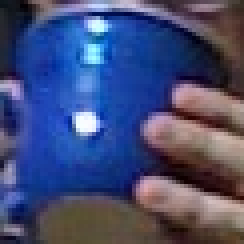
//> input picture Resources/BlueCup.jpg, 61 x 61 px (shown 4 times larger)
$ ./main ../../Resources/BlueCup.jpg   (built with g++ and OpenCV 4)
//> lines starting //> are read from the running program, lines starting //| are printed output that depends on the picture; after the words box and inside, x2 and y2 are one past the last pixel; in counts of white or black regions, pixels touching at a corner belong together
//
//  main.cpp
//  PerspectiveTransform
//
//  Created by chenjie on 2020/6/25.
//  Copyright © 2020 chenjie. All rights reserved.
//

#include <iostream>
#include <opencv2/highgui.hpp>
#include <opencv2/imgproc.hpp>

int main(int argc, const char * argv[]) {
    if (argc != 2) {
        std::cout << "Perspective Warp\nUsage: " << argv[0] << " <imagename>\n" << std::endl;
        return -1;
    }

    // 读取图像
    cv::Mat src = cv::imread(argv[1], cv::IMREAD_COLOR);
//> src is the input picture: 61 rows x 61 cols, CV_8UC3; mean B, G, R 117.6, 76.4, 68
    if (src.empty()) {
        std::cout << "Can not load " << argv[1] << std::endl;
        return -1;
    }

    // 定义旋转之前图像轮廓顶点坐标
    cv::Point2f srcQuad[] = {
        cv::Point2f(0, 0),                   // src 左上
        cv::Point2f(src.cols - 1, 0),          // src 右上
        cv::Point2f(src.cols - 1, src.rows - 1), // src 右下
        cv::Point2f(0, src.rows - 1)           // src 左下
    };
    // 定义旋转之后图像轮廓顶点坐标
    cv::Point2f dstQuad[] = {
        cv::Point2f(src.cols * 0.05f, src.rows * 0.33f),
        cv::Point2f(src.cols * 0.9f, src.rows * 0.25f),
        cv::Point2f(src.cols * 0.8f, src.rows * 0.9f),
        cv::Point2f(src.cols * 0.2f, src.rows * 0.7f)
    };

    // 计算投影矩阵
    cv::Mat warp_mat = cv::getPerspectiveTransform(srcQuad, dstQuad);
    cv::Mat dst;
    // 应用投影变换
    cv::warpPerspective(src, dst, warp_mat, src.size(), cv::INTER_LINEAR,
                        cv::BORDER_CONSTANT, cv::Scalar());
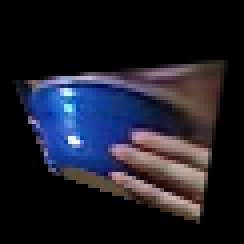
//> dst: 61 rows x 61 cols, CV_8UC3 (shown 4 times larger); mean B, G, R 40.6, 29, 28.7

    // 在仿射变换处理后的图像上目标顶点上绘制圆形
    for (int i = 0; i < 4; i++) {
        cv::circle(dst, dstQuad[i], 5, cv::Scalar(255, 0, 255), -1, cv::LINE_AA);
    }
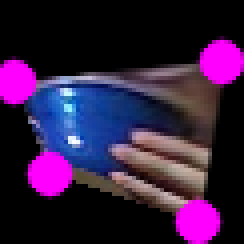
//> dst: 61 rows x 61 cols, CV_8UC3 (shown 4 times larger); 12.66% of pixels changed, all inside (x1, y1, x2, y2) = (0, 9, 61, 61)

    // 显示图像
    cv::imshow("Perspective Transform Test", dst);
    // 挂起程序直至用户输入任意键
    cv::waitKey();

    return 0;
}

$ run again, on Resources/HandOutdoorColor.jpg
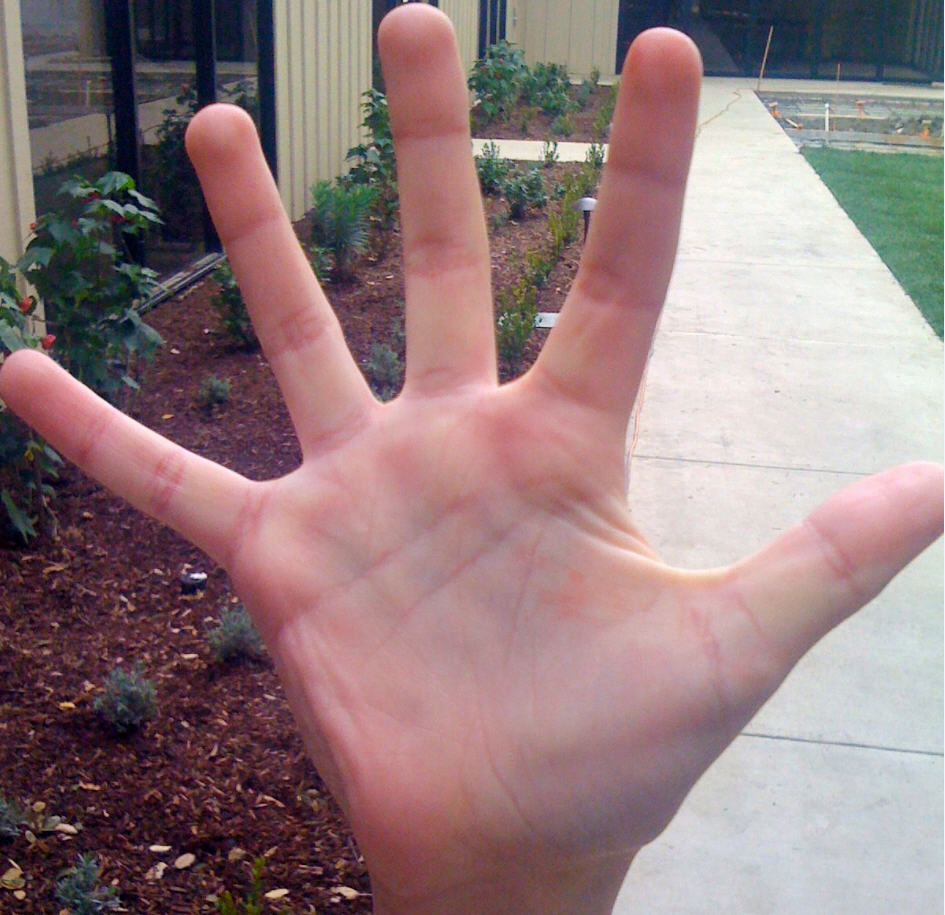
//> input picture Resources/HandOutdoorColor.jpg, 945 x 915 px
//> src is the input picture: 915 rows x 945 cols, CV_8UC3; mean B, G, R 125.6, 123.8, 146.8
//> `cv::warpPerspective(src, dst, warp_mat, src.size(), cv::INTER_LINEAR, ..`:
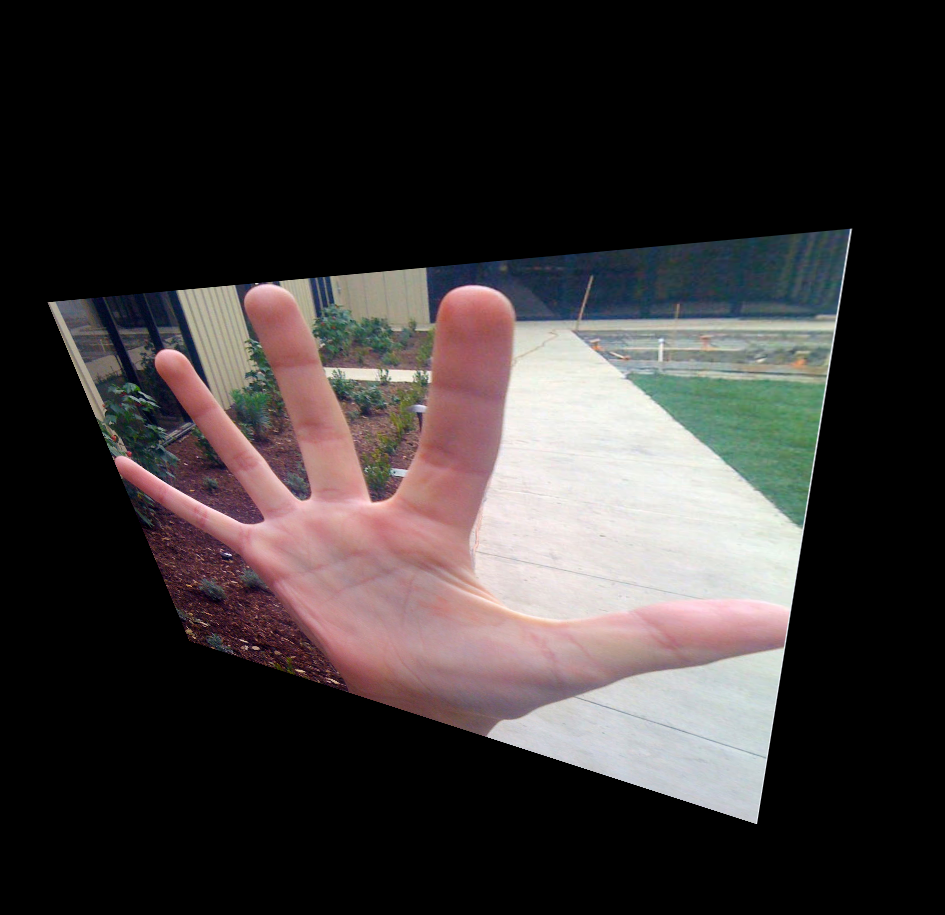
//> dst: 915 rows x 945 cols, CV_8UC3; mean B, G, R 52.8, 52.9, 57.9
//> after the loop `for (int i = 0; i < 4; i++)`:
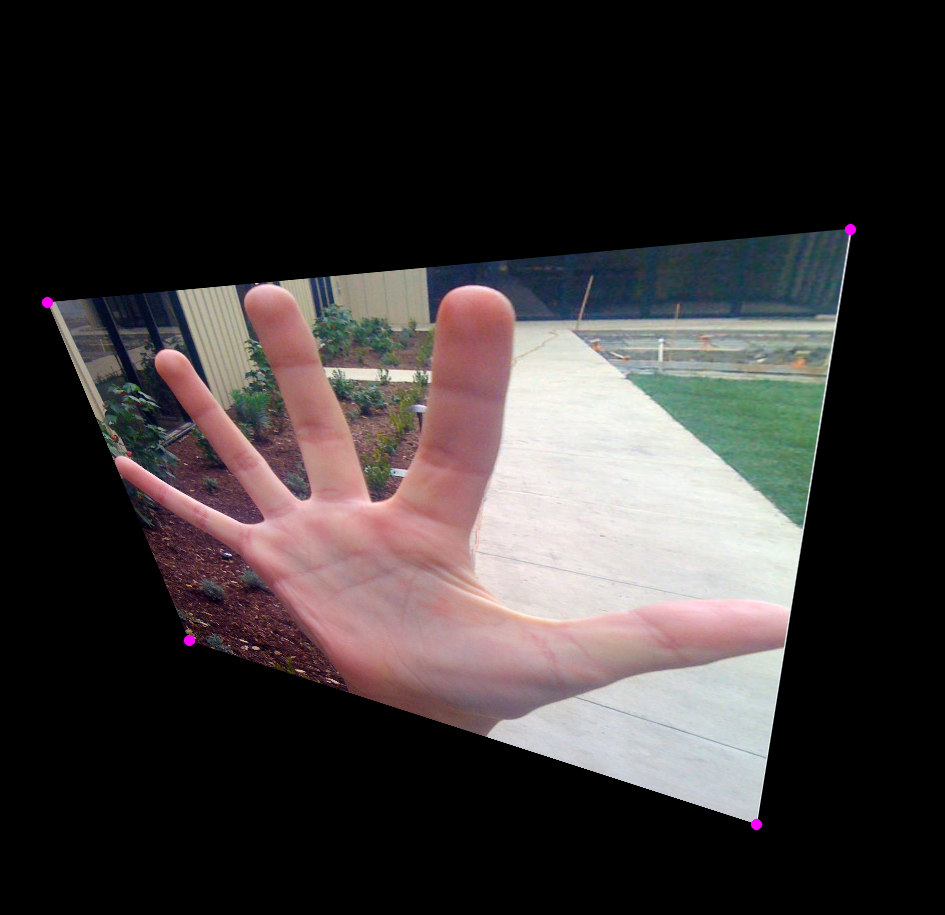
//> dst: 915 rows x 945 cols, CV_8UC3; 0.06% of pixels changed, all inside (x1, y1, x2, y2) = (41, 223, 857, 831)

$ run again, on Resources/HandOutdoorSunColor.jpg
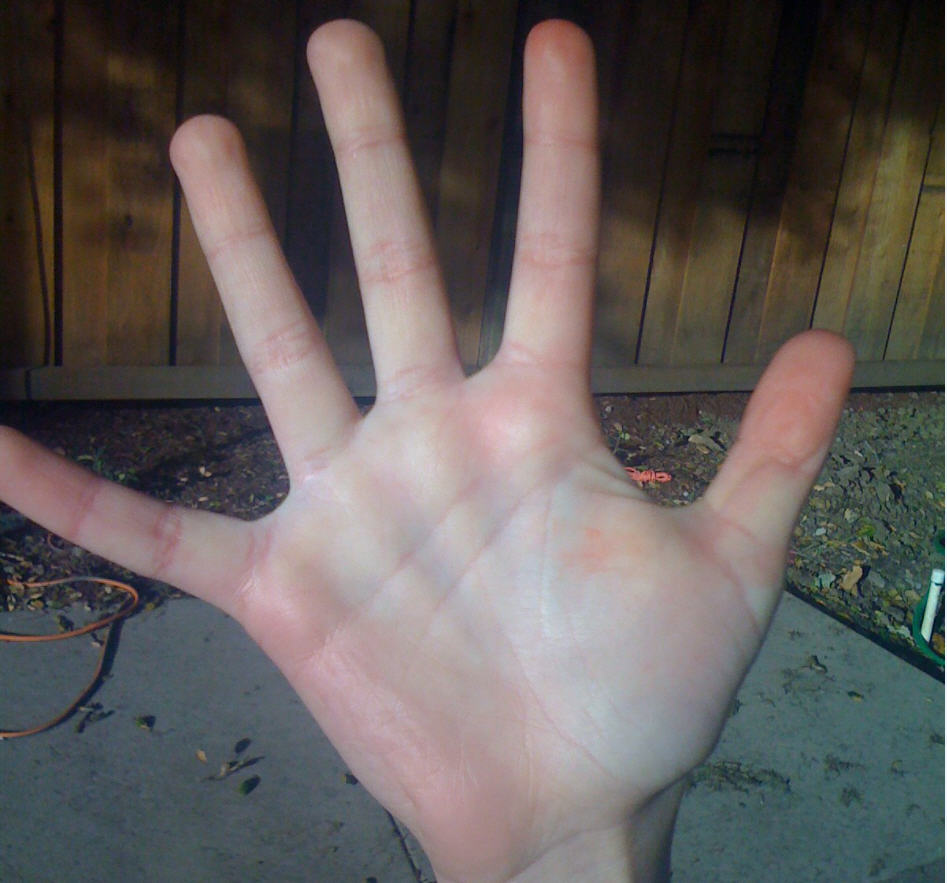
//> input picture Resources/HandOutdoorSunColor.jpg, 947 x 883 px
//> src is the input picture: 883 rows x 947 cols, CV_8UC3; mean B, G, R 91.4, 93.1, 99.4
//> `cv::warpPerspective(src, dst, warp_mat, src.size(), cv::INTER_LINEAR, ..`:
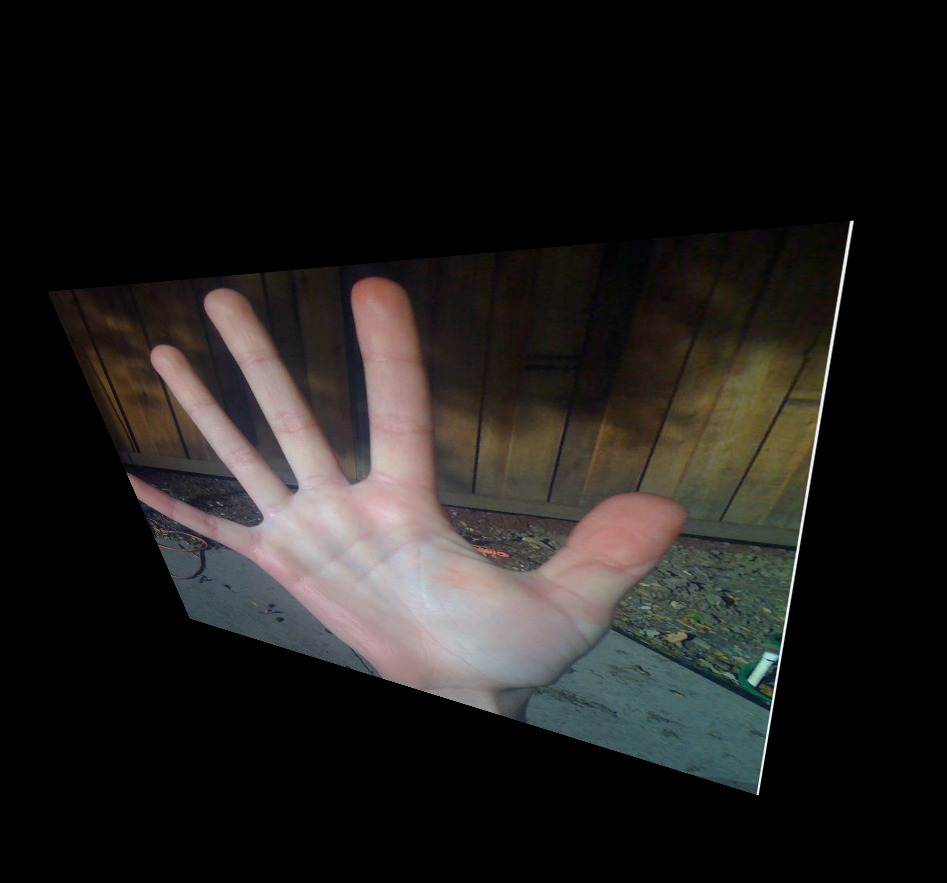
//> dst: 883 rows x 947 cols, CV_8UC3; mean B, G, R 28, 29.9, 32.1
//> after the loop `for (int i = 0; i < 4; i++)`:
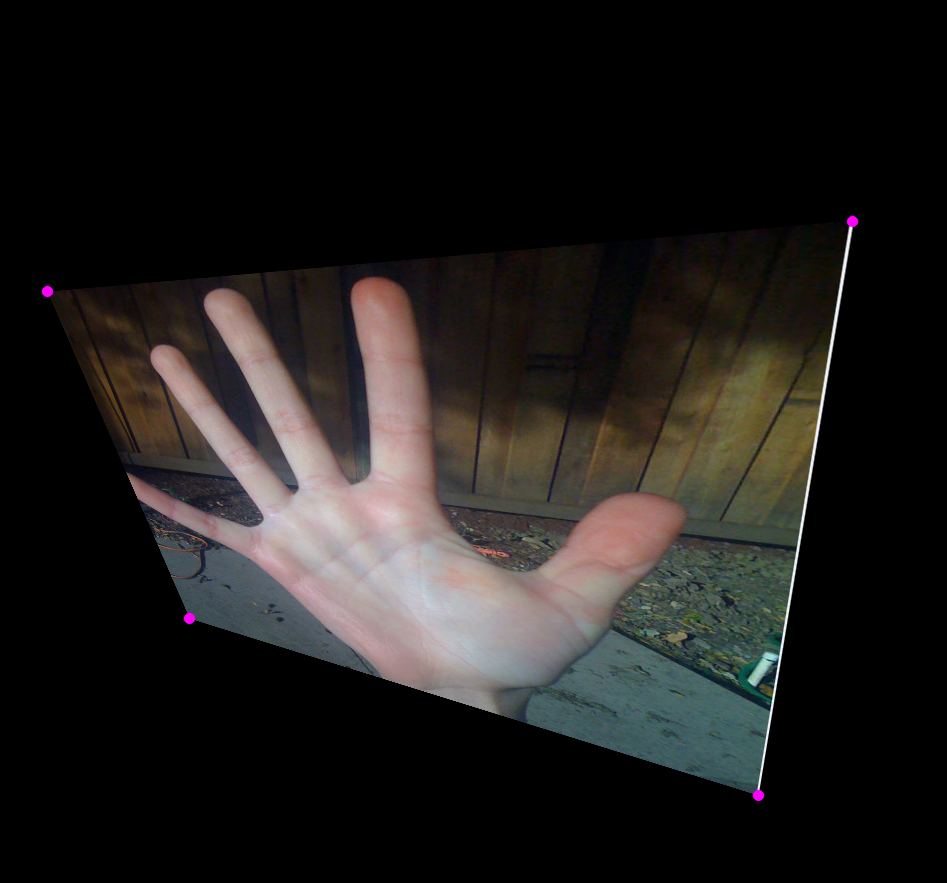
//> dst: 883 rows x 947 cols, CV_8UC3; 0.06% of pixels changed, all inside (x1, y1, x2, y2) = (41, 215, 859, 802)

$ run again, on Resources/adrian.jpg
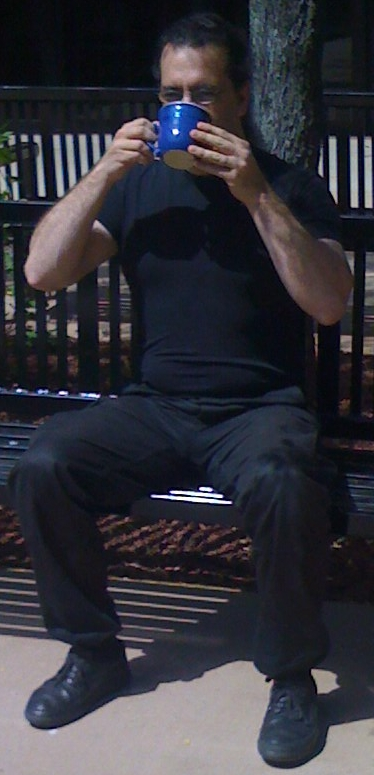
//> input picture Resources/adrian.jpg, 374 x 775 px
//> src is the input picture: 775 rows x 374 cols, CV_8UC3; mean B, G, R 58.5, 51, 51.2
//> `cv::warpPerspective(src, dst, warp_mat, src.size(), cv::INTER_LINEAR, ..`:
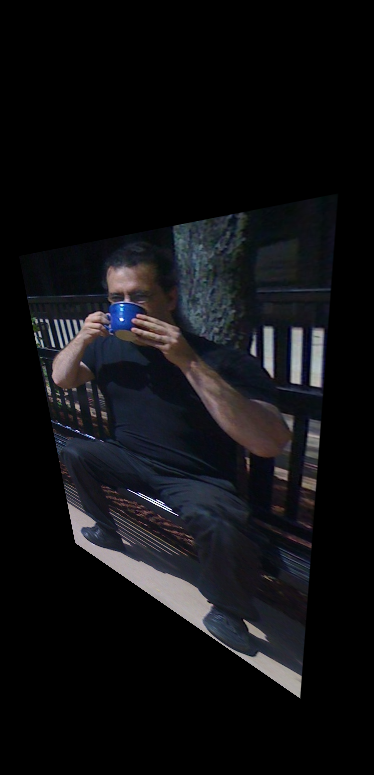
//> dst: 775 rows x 374 cols, CV_8UC3; mean B, G, R 18.8, 16.3, 16.1
//> after the loop `for (int i = 0; i < 4; i++)`:
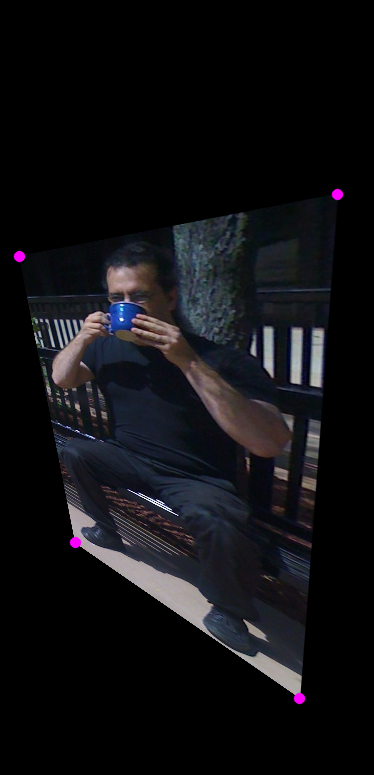
//> dst: 775 rows x 374 cols, CV_8UC3; 0.17% of pixels changed, all inside (x1, y1, x2, y2) = (13, 188, 344, 705)
